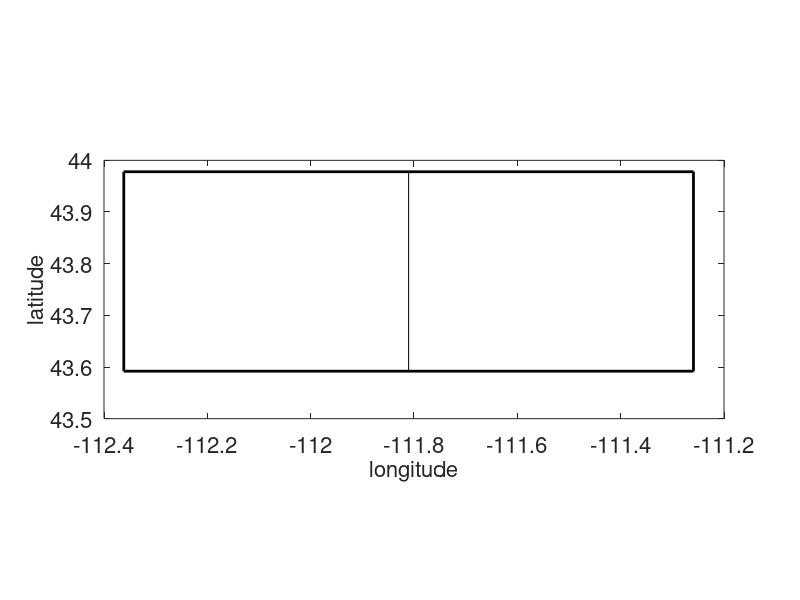

Source code (MATLAB):
function daspect_brick()
clf


ax = -112.36171859;
bx = -111.25911794;
ay = 43.59190493;
by = 43.97790751;

d1 = compute_distances([ax bx],[ay,ay]);
d2 = compute_distances([ax,ax],[ay,by]);

fprintf('%20s %12.4f\n','Horizontal distance',d1/1e3);
fprintf('%20s %12.4f\n','Vertical distance',d2/1e3);
fprintf('\n\n');

% ax = 0;
% bx = d1;
% ay = 0;
% by = d2;


plot([ax bx bx ax ax],[ay ay by by ay],'k','linewidth',2);
hold on;
daspect([1 1 1]);

% Aspect ratio : 2.85645927 (actual) vs. 2.8421052631578947 (approx)
mi = 2;
mj = 1;

xe = linspace(ax,bx,mi+1);
ye = linspace(ay,by,mj+1);


for i = 1:(mi+1)
    plot([xe(i) xe(i)],[ay by],'k');
end

for j = 1:(mj+1)
    plot([ax,bx],[ye(j) ye(j)],'k');
end

set(gca,'fontsize',16);
xlabel('longitude','fontsize',16);
ylabel('latitude','fontsize',16);

% GeoClaw finegrid resolution : 
R = [1,2,4,4,4];
r = 1;
mx = 54;
my = 19;
dx = (bx-ax)/mx;
dy = (by-ay)/my;
fprintf('%7s %16s %16s %8s %8s\n','level','dx','dy','mx','my');
fprintf('%s\n',char(double('-')*ones(1,59)));
for i = 1:length(R)    
    dx = dx/R(i);
    dy = dy/R(i);
    mx = mx*R(i);
    my = my*R(i);
    fprintf('%7d %16.4e %16.4e %8d %8d\n',i,dx,dy,mx,my);
end
fprintf('%s\n',char(double('-')*ones(1,59)));
fprintf('\n');

% ForestClaw
minlevel = 0;
maxlevel = 7;
mx0 = 8;
mx = mi*mx0*2^minlevel;
my = mj*mx0*2^minlevel;
dx = (bx-ax)/mx;
dy = (by-ay)/my;
fprintf('%7s %16s %16s %8s %8s\n','level','dx','dy','mx','my');
fprintf('%s\n',char(double('-')*ones(1,59)));
for l = minlevel:maxlevel    
    fprintf('%7d %16.4e %16.4e %8d %8d\n',l,dx,dy,mx,my);
    dx = dx/2;
    dy = dy/2;
    mx = mx*2;
    my = my*2;
end
fprintf('%s\n',char(double('-')*ones(1,59)));

shg

end

function d = compute_distances(lon,lat)

% lon = [ax bx bx ax ax];
% lat = [ay ay by by ay];

fprintf('\n');
for i = 1:1,
    lat1 = lat(i);
    lat2 = lat(i+1);
    lon1 = lon(i);
    lon2 = lon(i+1);
    
    dlon = lon2-lon1;
    dlat = lat1-lat2;
    
    R = 6367.5e3;
    a = (sind(dlat/2))^2 + cosd(lat1) * cosd(lat2) * (sind(dlon/2))^2 ;
    c = 2 * atan2( sqrt(a), sqrt(1-a) ) ;
    d = R * c;
%     fprintf('%10s %d : %8.0f\n','Distance',i,d);
end


end
